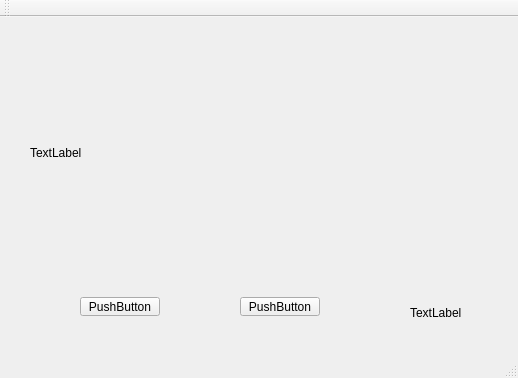
<?xml version="1.0" encoding="UTF-8"?>
<ui version="4.0">
 <class>MainWindow</class>
 <widget class="QMainWindow" name="MainWindow">
  <property name="geometry">
   <rect>
    <x>0</x>
    <y>0</y>
    <width>518</width>
    <height>378</height>
   </rect>
  </property>
  <property name="windowTitle">
   <string>MainWindow</string>
  </property>
  <widget class="QWidget" name="centralWidget">
   <widget class="QLabel" name="label">
    <property name="geometry">
     <rect>
      <x>30</x>
      <y>10</y>
      <width>451</width>
      <height>251</height>
     </rect>
    </property>
    <property name="text">
     <string>TextLabel</string>
    </property>
   </widget>
   <widget class="QPushButton" name="pushButton">
    <property name="geometry">
     <rect>
      <x>80</x>
      <y>280</y>
      <width>80</width>
      <height>19</height>
     </rect>
    </property>
    <property name="text">
     <string>PushButton</string>
    </property>
   </widget>
   <widget class="QPushButton" name="pushButton_2">
    <property name="geometry">
     <rect>
      <x>240</x>
      <y>280</y>
      <width>80</width>
      <height>19</height>
     </rect>
    </property>
    <property name="text">
     <string>PushButton</string>
    </property>
   </widget>
   <widget class="QLabel" name="label_2">
    <property name="geometry">
     <rect>
      <x>410</x>
      <y>290</y>
      <width>54</width>
      <height>11</height>
     </rect>
    </property>
    <property name="text">
     <string>TextLabel</string>
    </property>
   </widget>
  </widget>
  <widget class="QMenuBar" name="menuBar">
   <property name="geometry">
    <rect>
     <x>0</x>
     <y>0</y>
     <width>518</width>
     <height>22</height>
    </rect>
   </property>
  </widget>
  <widget class="QToolBar" name="mainToolBar">
   <attribute name="toolBarArea">
    <enum>TopToolBarArea</enum>
   </attribute>
   <attribute name="toolBarBreak">
    <bool>false</bool>
   </attribute>
  </widget>
  <widget class="QStatusBar" name="statusBar"/>
 </widget>
 <layoutdefault spacing="6" margin="11"/>
 <resources/>
 <connections/>
</ui>
